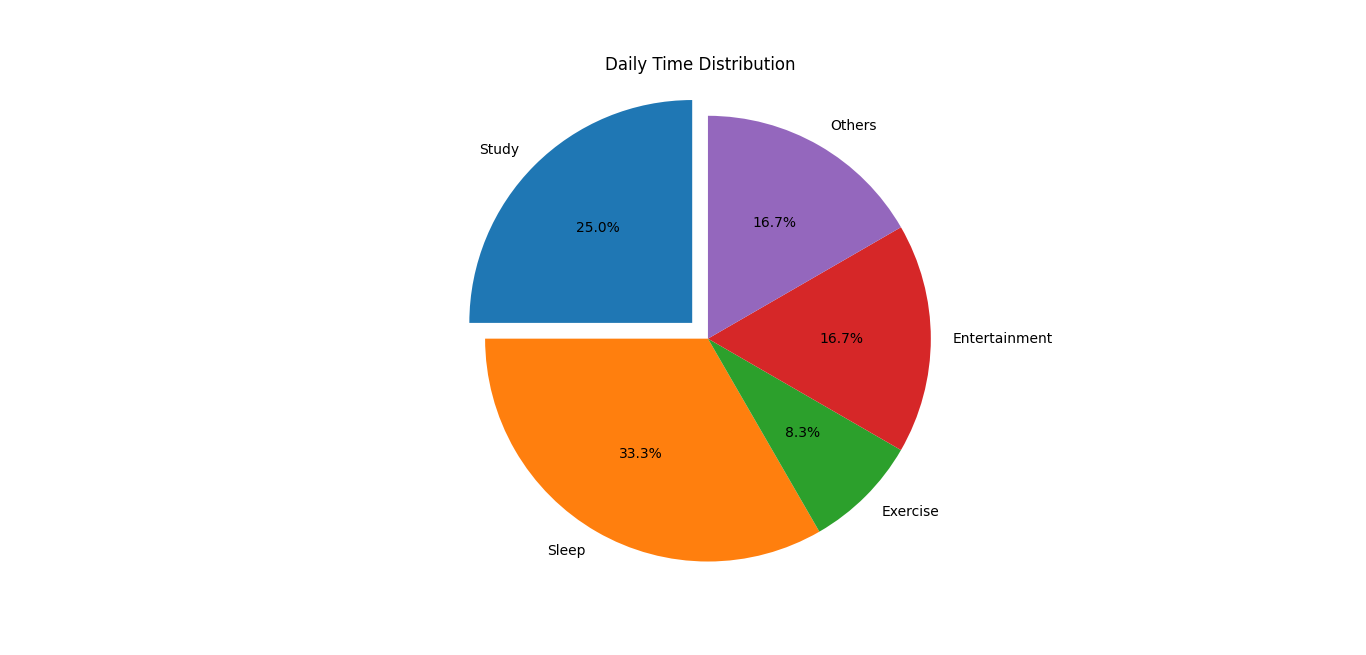

Here is the Python script that generated this plot:
# Author: Saloni Tiwari
# Topic: Pie Chart (Daily Time Distribution)
# Day: 06
# Description: Analyze how time is spent on daily activities

import matplotlib.pyplot as plt

# Data
activities = ['Study', 'Sleep', 'Exercise', 'Entertainment', 'Others']
time_spent = [6, 8, 2, 4, 4]  # hours

# Create figure
plt.figure(figsize=(7, 7))

# Pie chart
plt.pie(
    time_spent,
    labels=activities,
    autopct='%1.1f%%',
    startangle=90,
    explode=(0.1, 0, 0, 0, 0)  # highlight Study
)

# Title
plt.title("Daily Time Distribution")

# Equal aspect ratio
plt.axis('equal')

# Save graph
plt.savefig("day06_daily_time_distribution.png")

# Show graph
plt.show()
